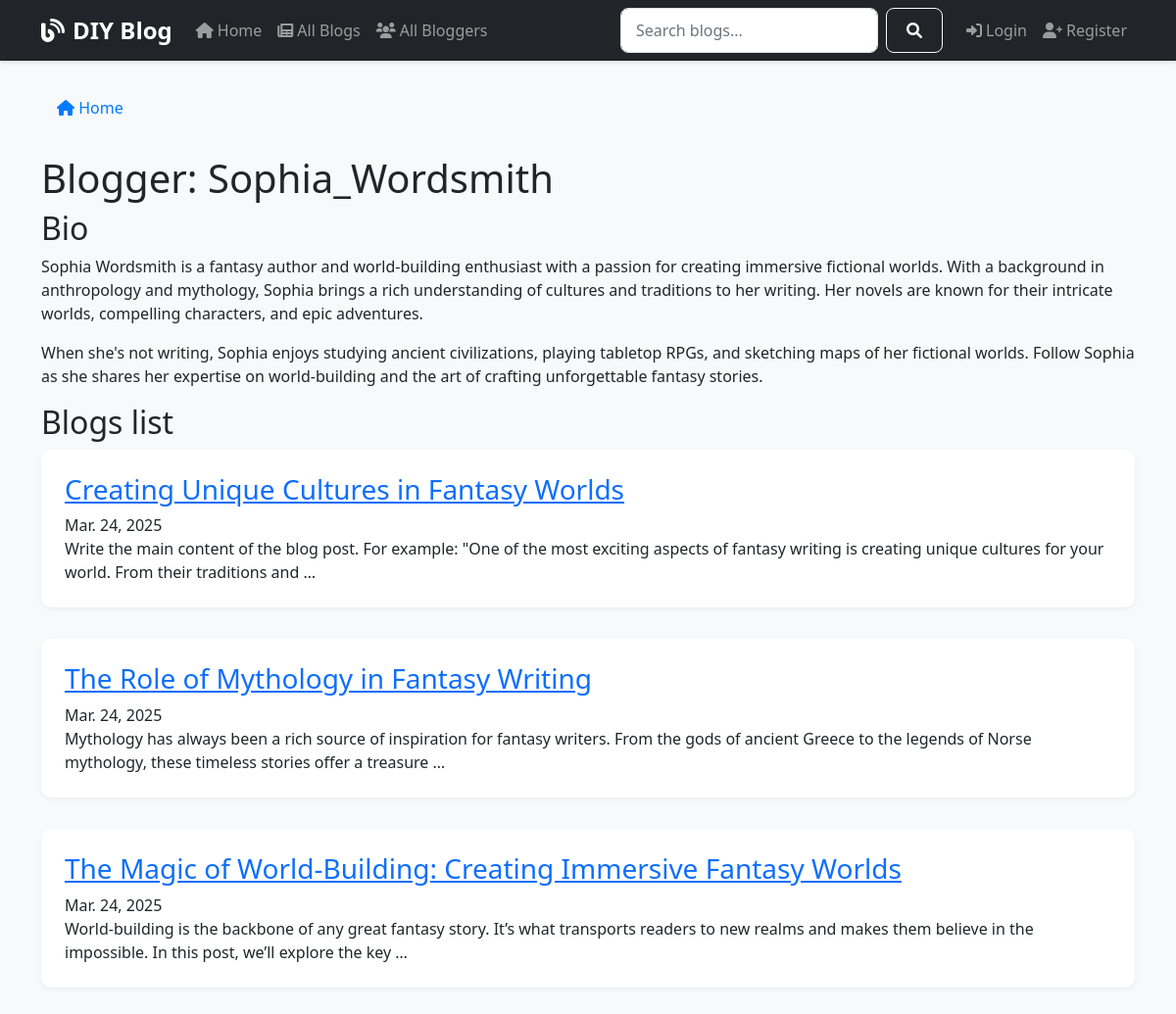
Page /blogger/10/ on the committed database.
### blogs/models.py (models this page shows, shortened)
class Blogger(models.Model):
    user = models.OneToOneField(User, on_delete=models.CASCADE)
    bio = models.TextField(max_length=500, blank=True)
    profile_picture = models.ImageField(upload_to='profile_pics/', null=True, blank=True)
    joined_date = models.DateTimeField(default=timezone.now)

class BlogPost(models.Model):
    title = models.CharField(max_length=200)
    slug = models.SlugField(unique=True, null=True, blank=True)
    author = models.ForeignKey(Blogger, on_delete=models.CASCADE)
    content = models.TextField()
    post_date = models.DateTimeField(auto_now_add=True)
    last_modified = models.DateTimeField(auto_now=True)
    tags = models.ManyToManyField(Tag, blank=True)
    image = models.ImageField(upload_to='blog_images/', blank=True, null=True)
    likes = models.ManyToManyField(User, related_name='liked_posts', blank=True)
    views = models.PositiveIntegerField(default=0)
    class Meta:
        ordering = ['-post_date']
    def get_absolute_url(self):
        return reverse('blog-detail', args=[str(self.id)])

### blogs/views.py (the view)
# urls.py: path('blogger/<int:pk>/', views.BloggerDetailView.as_view(), name='blogger-detail'),
class BloggerDetailView(generic.DetailView):
    model = Blogger
    template_name = 'blogs/blogger_detail.html'
    def get_context_data(self, **kwargs):
        context = super().get_context_data(**kwargs)
        context['blog_posts'] = self.object.blogpost_set.all().order_by('-post_date')
        return context

### blogs/templates/blogs/blogger_detail.html (shortened to what this page needs)
{% extends "blogs/base.html" %}
{% block content %}
<div class="blogger-card">
    <h1>Blogger: {{ object.user.username }}</h1>
    {% if object.bio %}
        <div class="blogger-bio">
            <h2>Bio</h2>
            {{ object.bio|linebreaks }}
        </div>
    {% endif %}
</div>
<section class="blogger-posts">
    <h2>Blogs list</h2>
    {% if blog_posts %}
        <div class="blog-list">
            {% for post in blog_posts %}
                <article class="blog-post">
                    <h3>
                        <a href="{{ post.get_absolute_url }}">{{ post.title }}</a>
                    </h3>
                    <div class="post-meta">
                        {{ post.post_date|date:"M. j, Y" }}
                    </div>
                    <div class="post-excerpt">
                        {{ post.content|truncatewords:30 }}
                    </div>
                </article>
            {% endfor %}
        </div>
    {% else %}
        <p>This blogger hasn't written any posts yet.</p>
    {% endif %}
</section>
{% endblock %}

### blogs/static/css/styles.css (style rules this page uses)
body { background-color: #f8f9fa; font-family: 'Segoe UI', Tahoma, Geneva, Verdana, sans-serif; }
.blog-post { margin-bottom: 2rem; padding: 1.5rem; background: #fff; border-radius: 10px; box-shadow: 0 2px 4px rgba(0,0,0,.05); }

### rows in the picture
Blogger: user.username "Sophia_Wordsmith", bio "Sophia Wordsmith is a fantasy author and world-building enthusiast with a passion for creating immersive fictional worlds. With a background in anthropology and mythology, Sophia brings a rich understanding of cultures and traditions to her writing. Her novels are known for their intricate worlds, compelling characters, and epic adventures. When she's not writing, Sophia enjoys studying ancient civilizations, playing tabletop RPGs, and sketching maps of her fictional worlds. Follow Sophia as she shares her expertise on world-building and the art of crafting unforgettable fantasy stories."
BlogPost: title "Creating Unique Cultures in Fantasy Worlds", post_date "Mar. 24, 2025", content "Write the main content of the blog post. For example: \"One of the most exciting aspects of fantasy writing is creating unique cultures for your world. From their traditions and …"
BlogPost: title "The Role of Mythology in Fantasy Writing", post_date "Mar. 24, 2025", content "Mythology has always been a rich source of inspiration for fantasy writers. From the gods of ancient Greece to the legends of Norse mythology, these timeless stories offer a treasure …"
BlogPost: title "The Magic of World-Building: Creating Immersive Fantasy Worlds", post_date "Mar. 24, 2025", content "World-building is the backbone of any great fantasy story. It’s what transports readers to new realms and makes them believe in the impossible. In this post, we’ll explore the key …"
